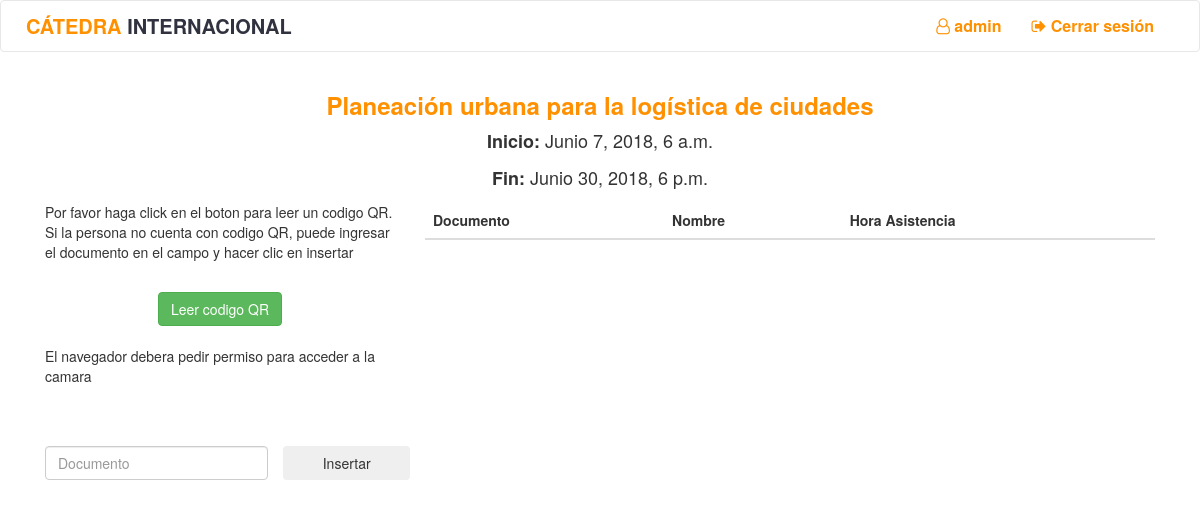
The app's page /clase/1/ (signed in) with its own data.
### qr/models.py (models this page shows, shortened)
class Curso(models.Model):
    identificador = models.IntegerField(default=0000, null=False)
    nombre = models.CharField(max_length=300)
    monitores = models.ManyToManyField(User)

class Clase(models.Model):
    inicio = models.DateTimeField(default=datetime.now)
    fin = models.DateTimeField(default=datetime.now)
    curso = models.ForeignKey(Curso, on_delete=models.CASCADE)

### qr/views.py (the view)
# urls.py: url(r"^clase/(?P<id_clase>[0-9]+)/$", views.clase, name="clase"),
def clase(request,id_clase):
    if not request.user.is_authenticated():
        return redirect('qr:login')
    clase = get_object_or_404(Clase, pk=id_clase)
    curso = get_object_or_404(Curso, pk=clase.curso.id)
    monitor = get_object_or_404(User, pk=request.user.id)
    asistencias = clase.asistencia_set.all()
    if not monitor in curso.monitores.all():
        return redirect('qr:home')
    currentDate = datetime.now() #+ timedelta(hours=5)
    formato_local = "%d de %B del %Y a las %I:%M"
    if request.user.is_authenticated():
        if request.method == "POST":
            qr_text = request.body.decode("utf-8").split("?")
            estudiante = get_object_or_404(Estudiante, identificacion=qr_text[0])
            response = {}
            print(currentDate.hour,"|",clase.fin.hour,"-",currentDate.minute,"|",clase.fin.minute)
            if estudiante in asistencias:
                response["status"] = -201
                response["message"] = "Asistencia rechazada. La persona ya tiene una asistencia creada"
                print("Asistencia rechazada: la persona tiene asistencia")
            elif currentDate.hour>=clase.fin.hour and currentDate.minute>clase.fin.minute:
                response["status"] = -202
                response["message"] = "Tiempo finalizado. Ya no se puede registrar"
                print("El tiempo ha finalizado. Ya no se puede registrar")
            elif not curso in estudiante.cursos.all() :
                response["status"] = -203
                response["message"] = "El estudiante no tiene el curso registrado"
                print("El estudiante no tiene el curso registrado")
            elif curso in estudiante.cursos.all() and curso.identificador == int(qr_text[1]) and monitor in curso.monitores.all():
                asistencia = Asistencia.objects.create(clase=clase, estudiante=estudiante, monitor=monitor, fecha=datetime.now(tz=timezone.utc))
                response["status"] = 200
                response["message"] = "Asistencia tomada con exito"
                response["asistencia"] = {"nombre": asistencia.estudiante.nombre, "documento": asistencia.estudiante.identificacion}
                response["fecha"] = currentDate.strftime(formato_local)
                print("Asistencia tomada")
            else:
                response["status"] = -200
                response["message"] = "No se puede tomar la asistencia al estudiante"
                print("Error al tomar asistencia")
            return HttpResponse(JsonResponse(response))
    context = {
        "clase": clase,
        "curso": curso,
        "active": clase.inicio <= datetime.now(tz=timezone.utc)+timedelta(minutes=30) and clase.fin > datetime.now(tz=timezone.utc),
        "asistencias":asistencias
    }
    return render(request, "qr/clase.html", context)

### templates/qr/clase.html (shortened to what this page needs)
{% extends 'qr/base.html' %}
{% load staticfiles %}
{% block head %}
    <link rel='stylesheet' href="{% static "qr/css/qr.css" %}" />
    <link rel='stylesheet' href="{% static "qr/css/clase.css" %}" />
{% endblock %}
{% block body %}
    <div class="container" ng-app="Scanner" ng-controller="scan-controller">
        <div class="row center">
            <h3><b><a class="yellow" href="{% url 'qr:curso' curso.id %}">{{ curso.nombre }}</a></b></h3>
            <p class="center hora"><b>Inicio:</b> {{ clase.inicio }}</p>
            <p class="center hora"><b>Fin:</b> {{ clase.fin }}</p>
        </div>
        <div clas="row">
            {% if active %}
            <div class="col-sm-4">
                <p>Por favor haga click en el boton para leer un codigo QR. Si la persona no cuenta con codigo QR, puede ingresar el documento en el campo y hacer clic en insertar</p>
                <br>
                <div class="center">
                    <button class="btn btn-success" ng-click="start()">
                        Leer codigo QR
                    </button>
                </div>
                <br>
                <p ng-hide="cameraRequested">El navegador debera pedir permiso para acceder a la camara</p>
                <br>
                <br>
                <div class="row">
                    <div class="col-xs-8">
                        <input ng-model="identificacion" class="form-control" type="text" name="fname" placeholder="Documento">
                    </div>
                    <input  class="btn col-xs-4 " type="submit" value="Insertar" ng-click="asistenciaManual({{ curso.identificador }})">
                </div>
            </div>
            <div class="col-sm-8">
            {% else %}
            <div class="col-sm-12">
            {% endif %}
                <table class="table">
                  <thead class="thead-light">
                    <tr>
                      <th scope="col">Documento</th>
                      <th scope="col">Nombre</th>
                      <th scope="col">Hora Asistencia</th>
                    </tr>
                  </thead>
                </table>
            </div>
        </div>
    </div>
{% endblock %}

### templates/qr/base.html (shortened to what this page needs)
<!DOCTYPE html>
<html>
    {% load staticfiles %}
    <head>
        <link rel="stylesheet" href="https://maxcdn.bootstrapcdn.com/bootstrap/3.3.7/css/bootstrap.min.css">
        <link rel="stylesheet" href="https://maxcdn.bootstrapcdn.com/font-awesome/4.7.0/css/font-awesome.min.css">
        <link rel="stylesheet" href="{% static "qr/css/qr.css" %}">
        {% block head %}{% endblock %}
    </head>
    <body>
        {% if user.is_authenticated %}
        <header class="page-row">
            <nav class="navbar navbar-default">
              <div class="container-fluid">
                <div class="navbar-header">
                    <a class="li_nav" href="{% url 'qr:home' %}">
                        <span class="nav-title">CÁTEDRA <span class="text-gray">INTERNACIONAL</span></span>
                    </a>
                </div>
                <div class="collapse navbar-collapse" id="bs-example-navbar-collapse-1">
                  <ul class="nav navbar-nav right-nav">
                    <li id="li-username">
                        <a class="li_nav" href="{% url 'qr:me' %}">
                            <i class="fa fa-user-o" aria-hidden="true"></i> {{ user.username }}
                        </a>
                    </li>
                    {% if user.is_authenticated %}
                        <li>
                            <a class="li_nav" href="{% url 'qr:logout' %}"><i class="fa fa-sign-out" aria-hidden="true"></i> Cerrar sesión</a>
                        </li>
                    {% else %}
                        <li>
                            <a class="li_nav" href="{% url 'qr:login' %}"><i class="fa fa-sign-in" aria-hidden="true"></i> Iniciar sesión</a>
                        </li>
                    {% endif %}
                  </ul>
                </div>
              </div>
            </nav>
        </header>
        {% endif %}
        <main class="page-row page-row-expanded">
            {% block body %}{% endblock %}
        </main>
    </body>
</html>

### qr/static/qr/css/qr.css (style rules this page uses)
body { background-color: #ffffff; }
h4,h1,h2,h3,h5, .yellow { color: #FF9000; }
.center { text-align: center; }
#li-username { line-height: 50px; color: #777777; }
.navbar { background-color: #ffffff; color: #FF9000; }
.li_nav { color: #FF9000 !important; font-size: 16px; }
.nav-title { line-height: 50px; color: #FF9000; font-weight: bold; margin-left: 10px; font-size: 20px ; }
a { color: #30333F; font-weight: bold; }
.text-gray { color: #30333F; }
@media (min-width: 768px) { .right-nav { float: right; } }

### qr/static/qr/css/clase.css (style rules this page uses)
.hora { font-size: 18px; }

### records on screen
Curso: nombre "Planeación urbana para la logística de ciudades"
Clase: inicio "Junio 7, 2018, 6 a.m.", fin "Junio 30, 2018, 6 p.m."

### other values on screen
{{ user.username }} "admin"
